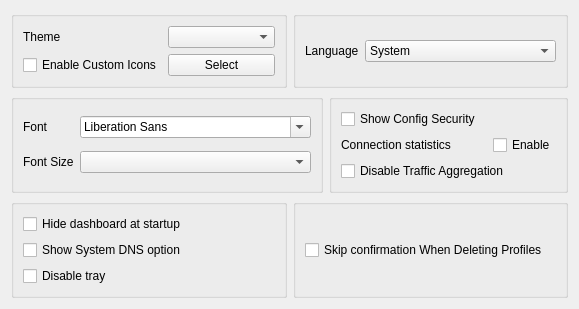
     <widget class="QWidget" name="tab_2">
      <attribute name="title">
       <string>Style</string>
      </attribute>
      <layout class="QGridLayout" name="gridLayout_5">
       <item row="2" column="0">
        <layout class="QHBoxLayout" name="style_h_2">
         <item>
          <widget class="QGroupBox" name="traffic_statistics_box">
           <layout class="QGridLayout" name="gridLayout_8">
            <item row="0" column="0">
             <widget class="QLabel" name="label_2">
              <property name="text">
               <string>Font</string>
              </property>
             </widget>
            </item>
            <item row="0" column="1">
             <widget class="QFontComboBox" name="font"/>
            </item>
            <item row="1" column="0">
             <widget class="QLabel" name="label_5">
              <property name="text">
               <string>Font Size</string>
              </property>
             </widget>
            </item>
            <item row="1" column="1">
             <widget class="QComboBox" name="font_size"/>
            </item>
           </layout>
          </widget>
         </item>
         <item>
          <widget class="QGroupBox" name="connection_statistics_box">
           <layout class="QGridLayout" name="gridLayout_11">
            <item row="1" column="0">
             <widget class="QLabel" name="label_9">
              <property name="text">
               <string>Connection statistics</string>
              </property>
             </widget>
            </item>
            <item row="1" column="2">
             <widget class="QCheckBox" name="connection_statistics">
              <property name="text">
               <string>Enable</string>
              </property>
             </widget>
            </item>
            <item row="2" column="0" colspan="3">
             <widget class="QCheckBox" name="disable_traffic_aggregation">
              <property name="toolTip">
               <string>&lt;html&gt;&lt;head/&gt;&lt;body&gt;&lt;p&gt;Fully disables the traffic aggregation feature (per-config and per-app usage history kept in a separate database, shown in the Traffic Stats dashboard). Does not affect the per-profile traffic counters in the main window.&lt;/p&gt;&lt;/body&gt;&lt;/html&gt;</string>
              </property>
              <property name="text">
               <string>Disable Traffic Aggregation</string>
              </property>
             </widget>
            </item>
            <item row="0" column="0">
             <widget class="QCheckBox" name="show_config_security">
              <property name="toolTip">
               <string>&lt;html&gt;&lt;head/&gt;&lt;body&gt;&lt;p&gt;Show each config's security next to its type in the proxy list, e.g. &quot;Trojan (WebSocket+TLS)&quot;. Insecure configs are marked with a warning sign.&lt;/p&gt;&lt;/body&gt;&lt;/html&gt;</string>
              </property>
              <property name="text">
               <string>Show Config Security</string>
              </property>
             </widget>
            </item>
           </layout>
          </widget>
         </item>
        </layout>
       </item>
       <item row="3" column="0">
        <layout class="QHBoxLayout" name="style_h_3">
         <item>
          <widget class="QGroupBox" name="horizontalGroupBox_5">
           <layout class="QVBoxLayout" name="verticalLayout_5">
            <item>
             <widget class="QCheckBox" name="start_minimal">
              <property name="sizePolicy">
               <sizepolicy hsizetype="Preferred" vsizetype="Fixed">
                <horstretch>0</horstretch>
                <verstretch>0</verstretch>
               </sizepolicy>
              </property>
              <property name="text">
               <string>Hide dashboard at startup</string>
              </property>
             </widget>
            </item>
            <item>
             <widget class="QCheckBox" name="show_sys_dns">
              <property name="text">
               <string>Show System DNS option</string>
              </property>
             </widget>
            </item>
            <item>
             <widget class="QCheckBox" name="disable_tray">
              <property name="sizePolicy">
               <sizepolicy hsizetype="Preferred" vsizetype="Fixed">
                <horstretch>0</horstretch>
                <verstretch>0</verstretch>
               </sizepolicy>
              </property>
              <property name="toolTip">
               <string>Prevents the app from minimizing to the tray when the window is closed. The app will exit instead</string>
              </property>
              <property name="text">
               <string>Disable tray</string>
              </property>
             </widget>
            </item>
           </layout>
          </widget>
         </item>
         <item>
          <widget class="QGroupBox" name="groupBox_2">
           <layout class="QHBoxLayout" name="horizontalLayout_23">
            <item>
             <widget class="QCheckBox" name="skip_delete_confirm">
              <property name="text">
               <string>Skip confirmation When Deleting Profiles</string>
              </property>
             </widget>
            </item>
           </layout>
          </widget>
         </item>
        </layout>
       </item>
       <item row="0" column="0">
        <layout class="QHBoxLayout" name="style_h_1">
         <item>
          <widget class="QGroupBox" name="groupBox">
           <layout class="QGridLayout" name="gridLayout_10">
            <item row="0" column="0">
             <widget class="QLabel" name="label_8">
              <property name="sizePolicy">
               <sizepolicy hsizetype="Maximum" vsizetype="Maximum">
                <horstretch>0</horstretch>
                <verstretch>0</verstretch>
               </sizepolicy>
              </property>
              <property name="text">
               <string>Theme</string>
              </property>
             </widget>
            </item>
            <item row="0" column="1">
             <widget class="QComboBox" name="theme"/>
            </item>
            <item row="1" column="1">
             <widget class="QPushButton" name="select_custom_icon">
              <property name="text">
               <string>Select</string>
              </property>
             </widget>
            </item>
            <item row="1" column="0">
             <widget class="QCheckBox" name="enable_custom_icon">
              <property name="text">
               <string>Enable Custom Icons</string>
              </property>
             </widget>
            </item>
           </layout>
          </widget>
         </item>
         <item>
          <widget class="QGroupBox" name="groupBox2">
           <layout class="QGridLayout" name="gridLayout_4">
            <item row="0" column="2">
             <widget class="QComboBox" name="language">
              <item>
               <property name="text">
                <string notr="true">System</string>
               </property>
              </item>
              <item>
               <property name="text">
                <string notr="true">English</string>
               </property>
              </item>
              <item>
               <property name="text">
                <string notr="true">Русский</string>
               </property>
              </item>
             </widget>
            </item>
            <item row="0" column="0">
             <widget class="QLabel" name="label_15">
              <property name="sizePolicy">
               <sizepolicy hsizetype="Maximum" vsizetype="Maximum">
                <horstretch>0</horstretch>
                <verstretch>0</verstretch>
               </sizepolicy>
              </property>
              <property name="text">
               <string>Language</string>
              </property>
             </widget>
            </item>
           </layout>
          </widget>
         </item>
        </layout>
       </item>
      </layout>
     </widget>
